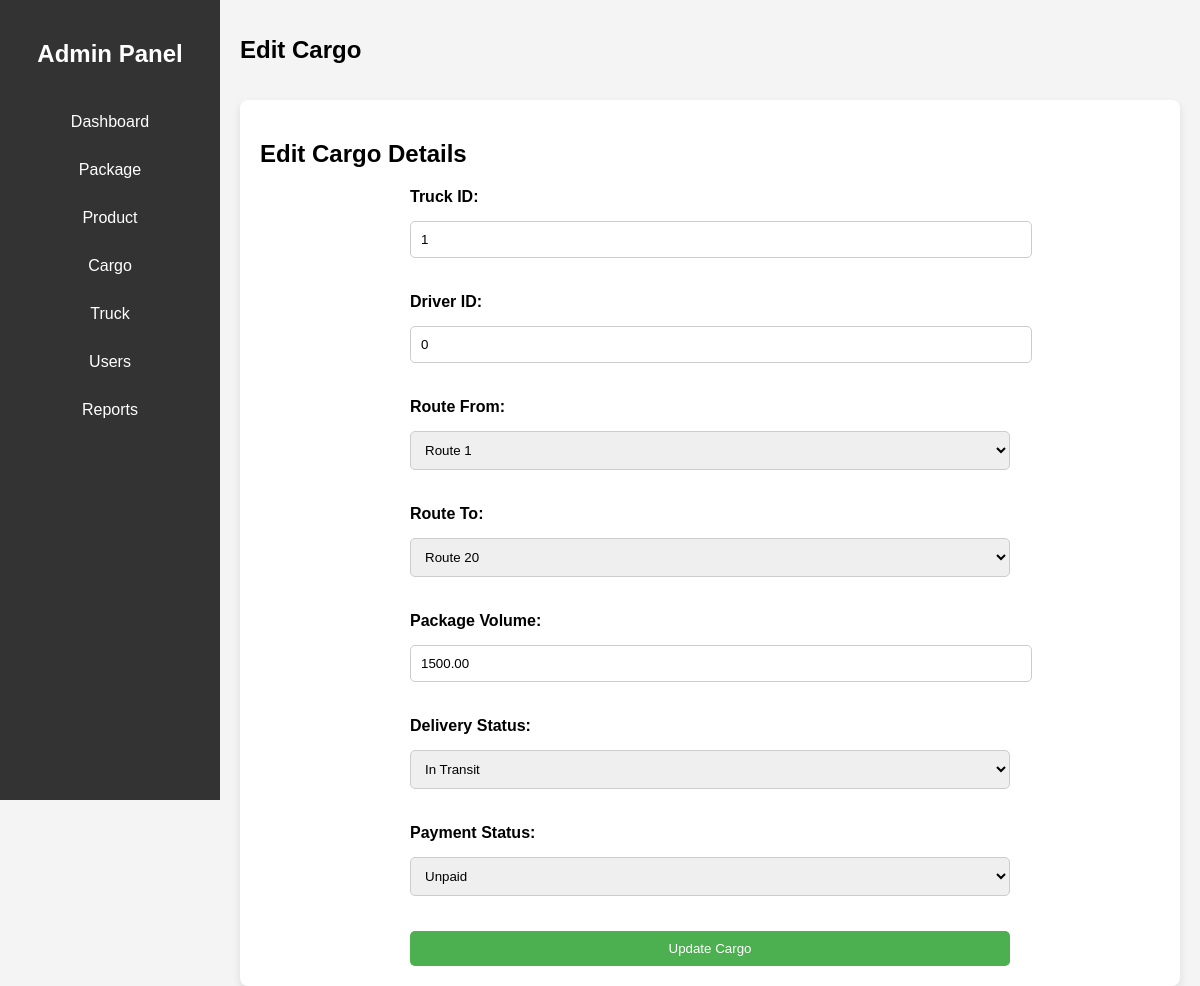
The app's page /edit_cargo.php?id=33 with its own data.
### tables this page shows
CREATE TABLE `cargo` (
  `cargo_id` int(11) NOT NULL,
  `truck_id` int(11) NOT NULL,
  `driver_id` int(11) NOT NULL,
  `package_volume` decimal(10,2) NOT NULL,
  `status` enum('In Transit','Delivered','Pending') DEFAULT 'In Transit',
  `route_from` int(11) NOT NULL,
  `route_to` int(11) NOT NULL,
  `price` decimal(10,2) NOT NULL,
  `payment_status` enum('Paid','Unpaid') DEFAULT 'Unpaid',
  `package_id` int(11) NOT NULL
);

### edit_cargo.php (the view, shortened to what this page needs)
<?php
include 'config.php';
if (isset($_GET['id'])) {
    $id = $_GET['id'];
    $query = "SELECT * FROM cargo WHERE cargo_id = ?";
    $stmt = $conn->prepare($query);
    $stmt->bind_param("i", $id);
    $stmt->execute();
    $result = $stmt->get_result();
    $cargo = $result->fetch_assoc();
} else {
    header("Location: cargo.php");
    exit();
}
?>
<!DOCTYPE html>
<html lang="en">
<head>
</head>
<body>
    <div class="dashboard-container">
        <div class="sidebar">
            <h2>Admin Panel</h2>
            <ul class="sidebar-links">
                <li><a href="admin_dashboard.php">Dashboard</a></li>
                <li><a href="package.php">Package</a></li>
                <li><a href="product.php">Product</a></li>
                <li><a href="cargo.php">Cargo</a></li>
                <li><a href="truck.php">Truck</a></li>
                <li><a href="users.php">Users</a></li>
                <li><a href="reports.php">Reports</a></li>
            </ul>
        </div>
        <div class="main-content">
            <header>
                <h1>Edit Cargo</h1>
            </header>
            <div class="dashboard-main-container">
                <h2>Edit Cargo Details</h2>
                <form action="" method="POST">
                    <label for="truck_id">Truck ID:</label>
                    <input type="text" name="truck_id" id="truck_id" value="<?php echo htmlspecialchars($cargo['truck_id']); ?>" required>
                    <label for="driver_id">Driver ID:</label>
                    <input type="text" name="driver_id" id="driver_id" value="<?php echo htmlspecialchars($cargo['driver_id']); ?>" required>
                    <label for="route_from">Route From:</label>
                    <select name="route_from" id="route_from" required>
                        <?php for ($i = 1; $i <= 20; $i++): ?>
                            <option value="<?php echo $i; ?>" <?php echo $cargo['route_from'] == $i ? 'selected' : ''; ?>>Route <?php echo $i; ?></option>
                        <?php endfor; ?>
                    </select>
                    <label for="route_to">Route To:</label>
                    <select name="route_to" id="route_to" required>
                        <?php for ($i = 1; $i <= 20; $i++): ?>
                            <option value="<?php echo $i; ?>" <?php echo $cargo['route_to'] == $i ? 'selected' : ''; ?>>Route <?php echo $i; ?></option>
                        <?php endfor; ?>
                    </select>
                    <label for="package_volume">Package Volume:</label>
                    <input type="number" name="package_volume" id="package_volume" value="<?php echo htmlspecialchars($cargo['package_volume']); ?>" required>
                    <label for="status">Delivery Status:</label>
                    <select name="status" id="status" required>
                        <option value="In Transit" <?php echo $cargo['status'] == 'In Transit' ? 'selected' : ''; ?>>In Transit</option>
                    </select>
                    <label for="payment_status">Payment Status:</label>
                    <select name="payment_status" id="payment_status" required>
                        <option value="Unpaid" <?php echo $cargo['payment_status'] == 'Unpaid' ? 'selected' : ''; ?>>Unpaid</option>
                    </select>
                    <button type="submit" class="btn">Update Cargo</button>
                </form>
            </div>
        </div>
    </div>
</body>
</html>

### edit_cargo.php (style rules this page uses)
body { font-family: Arial, sans-serif; margin: 0; padding: 0; background-color: #f4f4f4; }
.dashboard-container { display: flex; height: 100vh; }
.sidebar { width: 220px; background-color: #333; color: white; padding-top: 20px; }
.sidebar h2 { text-align: center; margin-bottom: 30px; }
.sidebar-links { list-style: none; padding: 0; margin: 0; }
.sidebar-links li { padding: 15px; text-align: center; }
.sidebar-links li a { color: white; text-decoration: none; display: block; font-size: 16px; }
.main-content { flex-grow: 1; padding: 20px; }
header { display: flex; justify-content: space-between; align-items: center; margin-bottom: 20px; }
header h1 { font-size: 24px; }
.dashboard-main-container { background-color: white; padding: 20px; border-radius: 8px; box-shadow: 0 4px 8px rgba(0, 0, 0, 0.1); }
form { max-width: 600px; margin: 0 auto; display: grid; gap: 15px; }
label { font-weight: bold; display: block; }
input, select { width: 100%; padding: 10px; margin-bottom: 20px; border: 1px solid #ccc; border-radius: 5px; }
.btn { padding: 10px 20px; background-color: #4CAF50; color: white; border: none; border-radius: 5px; cursor: pointer; text-align: center; display: block; width: 100%; }

### records on screen
cargo: truck_id "1", driver_id "0", route_from "Route 1", route_to "Route 20", package_volume "1500.00", status "In Transit", payment_status "Unpaid"
